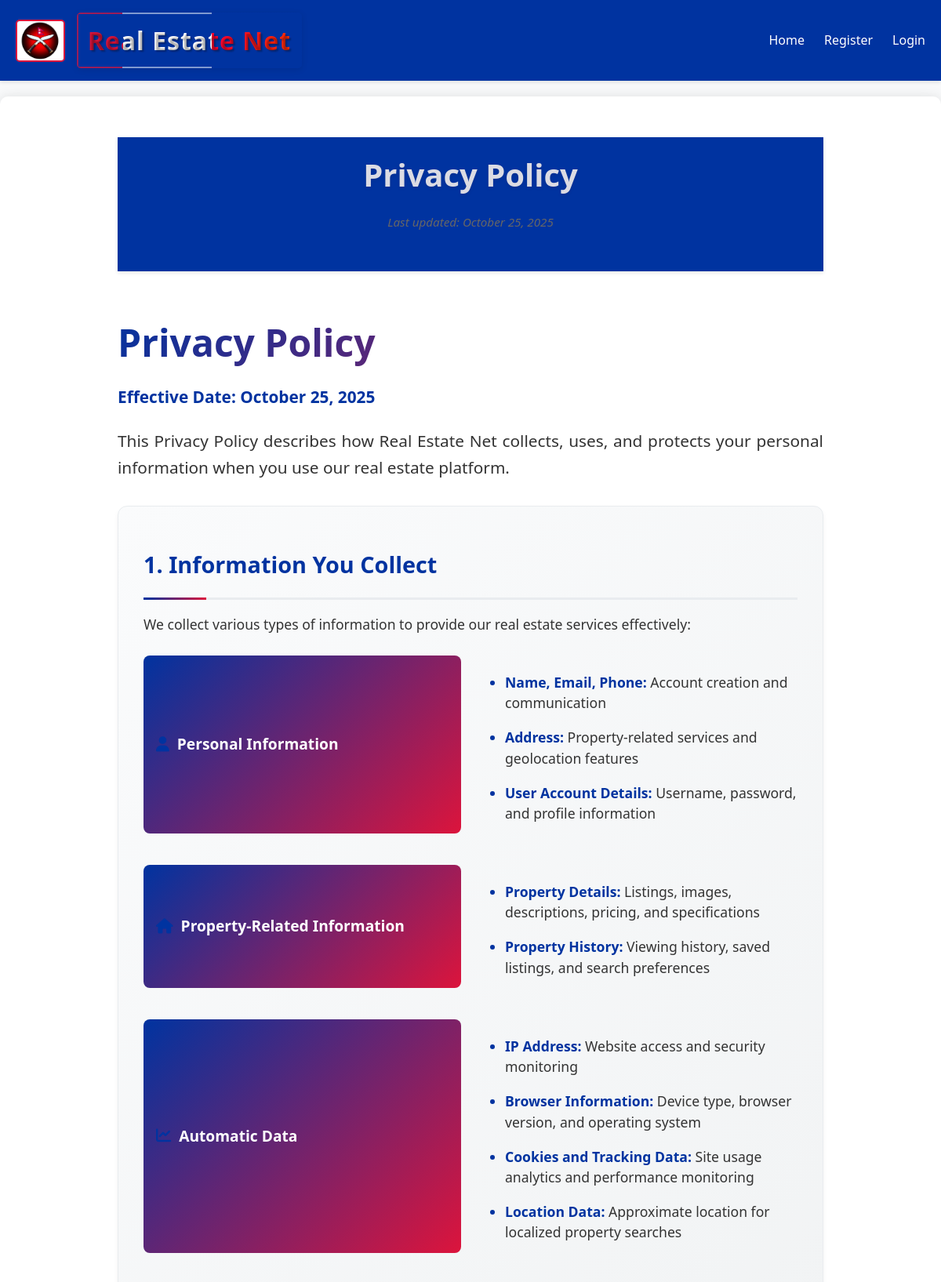
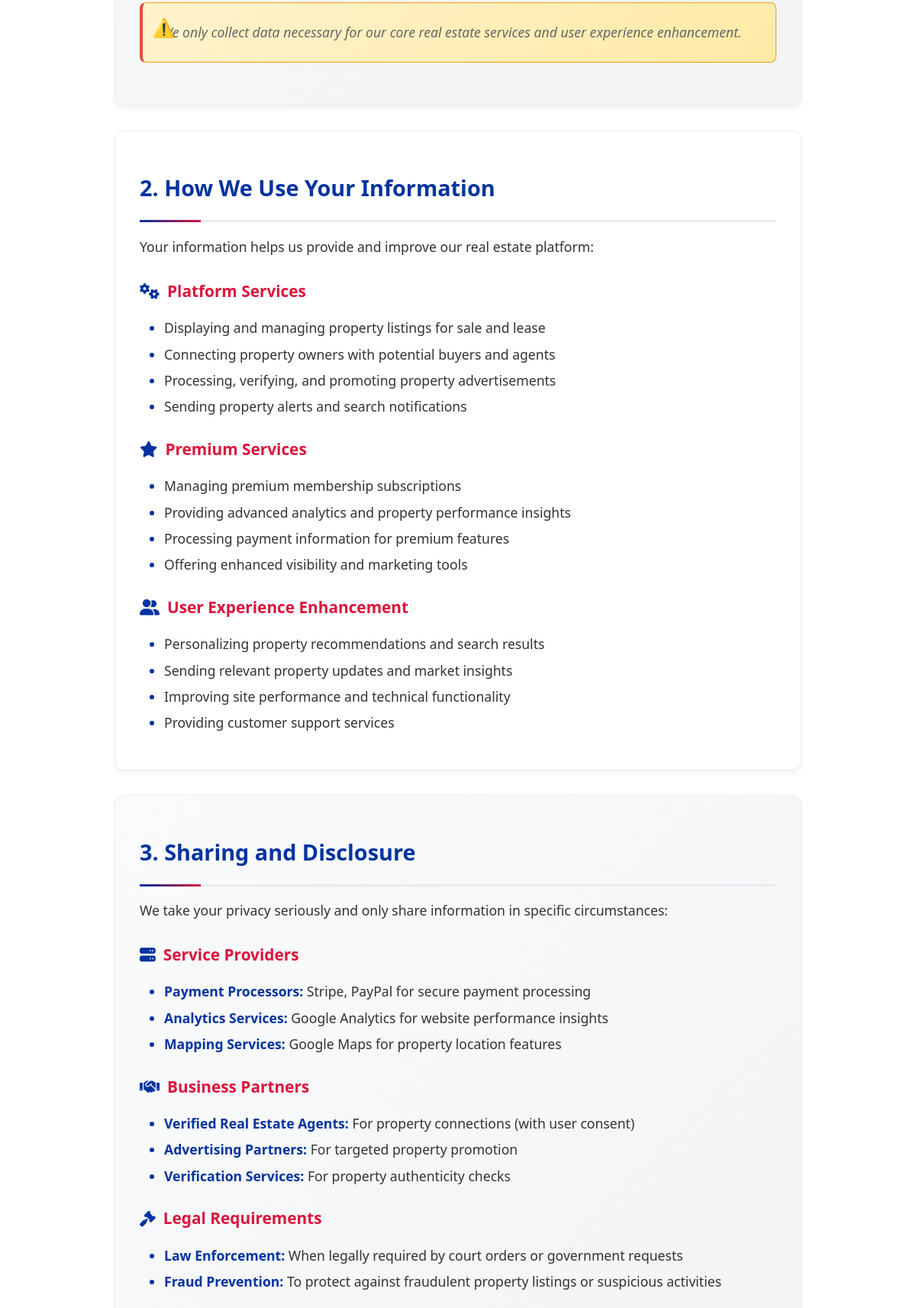
The app's page /legal/privacy-policy/ (upper part) with its own data (2 pictures, top to bottom).
### legal/models.py (models this page shows, shortened)
class LegalPage(models.Model):
    title = models.CharField(max_length=255)
    slug = models.SlugField(unique=True)
    content = models.TextField()
    updated_at = models.DateTimeField(auto_now=True)
    class Meta:
        app_label = 'legal'

### legal/views.py (the view)
# urls.py: path('<slug:slug>/', views.legal_page_detail, name='legal_page_detail'),
def legal_page_detail(request, slug):
    page = get_object_or_404(LegalPage, slug=slug)
    return render(request, 'legal/legal_page_detail.html', {'page': page})

### legal/templates/legal/legal_page_detail.html (shortened to what this page needs)
{% extends 'base.html' %}
{% load static %}
{% block content %}
<div class="legal-page-container">
    <header class="legal-header">
        <h1>{{ page.title }}</h1>
        {% if page.updated_at %}
        <p class="last-updated">Last updated: {{ page.updated_at|date:"F j, Y" }}</p>
        {% endif %}
    </header>
    <article class="legal-content">
        {{ page.content|safe }}
    </article>
</div>
{% endblock %}

### static/css/style.css (style rules this page uses)
:root { --nepal-blue: #0033A0; --nepal-crimson: #DC143C; --nepal-white: #FFFFFF; --nepal-border: #B20C2F; --text-dark: #333; --text-light: #fff; --bg-light: #f8f9fa; --bg-white: #FFFFFF; --shadow-light: rgba(0, 0, 0, 0.1); }
body { font-family: 'Segoe UI', Tahoma, Geneva, Verdana, sans-serif; margin: 0; padding: 0; background-color: var(--bg-light); color: var(--text-dark); line-height: 1.6; }
header { background-color: var(--nepal-blue); color: var(--text-light); padding: 1em 0; box-shadow: 0 2px 5px var(--shadow-light); }

### legal/templates/legal/legal_page_detail.html (style rules this page uses)
.legal-page-container { max-width: 900px; margin: 0 auto; padding: 2rem; background: #ffffff; min-height: calc(100vh - 300px); }
.legal-header { text-align: center; margin-bottom: 3rem; padding-bottom: 2rem; border-bottom: 3px solid #0033A0; }
.legal-header h1 { color: #dbdbe3ff; font-size: 2.5rem; font-weight: 800; margin: 0 0 1rem 0; text-shadow: 0 2px 4px rgba(0,0,0,0.1); }
.legal-header .last-updated { color: #666; font-size: 0.95rem; font-style: italic; margin-top: 0.5rem; }
.legal-content { font-size: 1.1rem; line-height: 1.8; color: #333; }
.privacy-intro h1 { font-size: 3rem; font-weight: 900; background: linear-gradient(135deg, #0033A0, #DC143C); -webkit-background-clip: text; -webkit-text-fill-color: transparent; background-clip: text; margin: 0 0 0.5rem 0 !important; border-bottom: none !important; }
.privacy-intro .effective-date { font-size: 1.3rem; color: #666; margin: 0 0 1rem 0; }
.privacy-intro .intro-text { font-size: 1.3rem; color: #333; line-height: 1.6; margin-bottom: 2rem; }
.policy-section { background: #ffffff; border: 1px solid #e9ecef; border-radius: 12px; padding: 2rem; margin: 2rem 0; box-shadow: 0 4px 6px rgba(0,0,0,0.05); }
.policy-section:nth-child(even) { background: linear-gradient(135deg, #fafbfc, #f1f3f4); }
.policy-section h2 { font-size: 1.8rem; font-weight: 700; color: #0033A0; margin: 0 0 1rem 0; padding: 1rem 0; border-bottom: 3px solid #e9ecef; position: relative; }
.policy-section h2::after { content: ''; position: absolute; bottom: -3px; left: 0; width: 80px; height: 3px; background: linear-gradient(90deg, #0033A0, #DC143C); }
.policy-section h3 { font-size: 1.3rem; font-weight: 600; color: #DC143C; margin: 1.5rem 0 0.8rem 0; display: flex; align-items: center; gap: 10px; }
.policy-section h3 i { color: #0033A0; }
.policy-section p { font-size: 1.1rem; line-height: 1.7; color: #333; margin-bottom: 1.5rem; }
.data-types { display: grid; grid-template-columns: repeat(auto-fit, minmax(300px, 1fr)); gap: 1.5rem; margin: 1.5rem 0; }
.data-types h3 { background: linear-gradient(135deg, #0033A0, #DC143C); color: white; padding: 1rem; border-radius: 8px; margin: 0 0 1rem 0; font-size: 1.2rem; }
.data-types ul { margin: 0; padding-left: 1.2rem; }
.data-types li { margin-bottom: 0.8rem; padding: 0.3rem 0; color: #444; }
.important-note, .warning-note, .cookie-control { background: linear-gradient(135deg, #fff3cd, #ffeaa7); border: 1px solid #f39c12; border-left: 4px solid #e74c3c; border-radius: 8px; padding: 1.5rem; margin: 1.5rem 0; position: relative; }
.important-note::before, .warning-note::before { content: '⚠️'; position: absolute; top: 0.8rem; left: 0.8rem; font-size: 1.5rem; }
.legal-content ul { margin: 1rem 0; padding-left: 1.5rem; }
.legal-content li { margin-bottom: 0.8rem; color: #333; line-height: 1.5; }
.legal-content li::marker { color: #0033A0; }
.legal-content strong { font-weight: 700; color: #0033A0; }
.legal-content em { font-style: italic; color: #666; }
.legal-content p { margin-bottom: 1.5rem; text-align: justify; }
.legal-content ul { margin: 1rem 0; padding-left: 2rem; }
.legal-content li { margin-bottom: 0.5rem; list-style-type: disc; }

### records on screen
LegalPage: title "Privacy Policy", updated_at "October 25, 2025", content "Privacy Policy Effective Date: October 25, 2025 This Privacy Policy describes how Real Estate Net collects, uses, and protects your personal information when you use our real estate platform. 1. Information You Collect We collect various types of information to provide our real estate services effectively: Personal Information Name, Email, Phone: Account creation and communication Address: Property-related services and geolocation features User Account Details: Username, password, and profile information Property-Related Information Property Details: Listings, images, descriptions, pricing, and specifications Property History: Viewing history, saved listings, and search preferences…"
